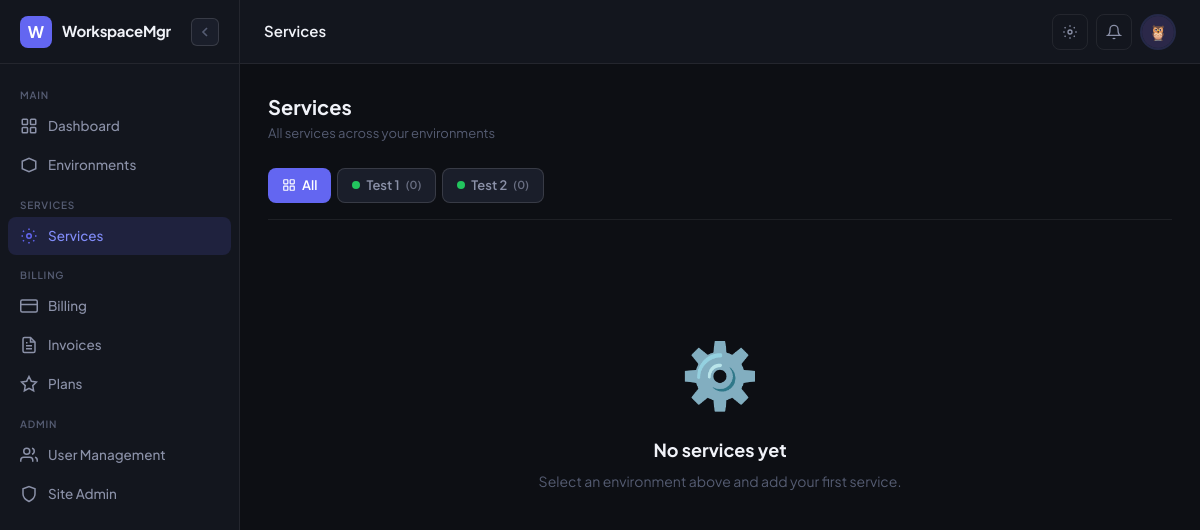
The app's page /services/ (signed in), older data.
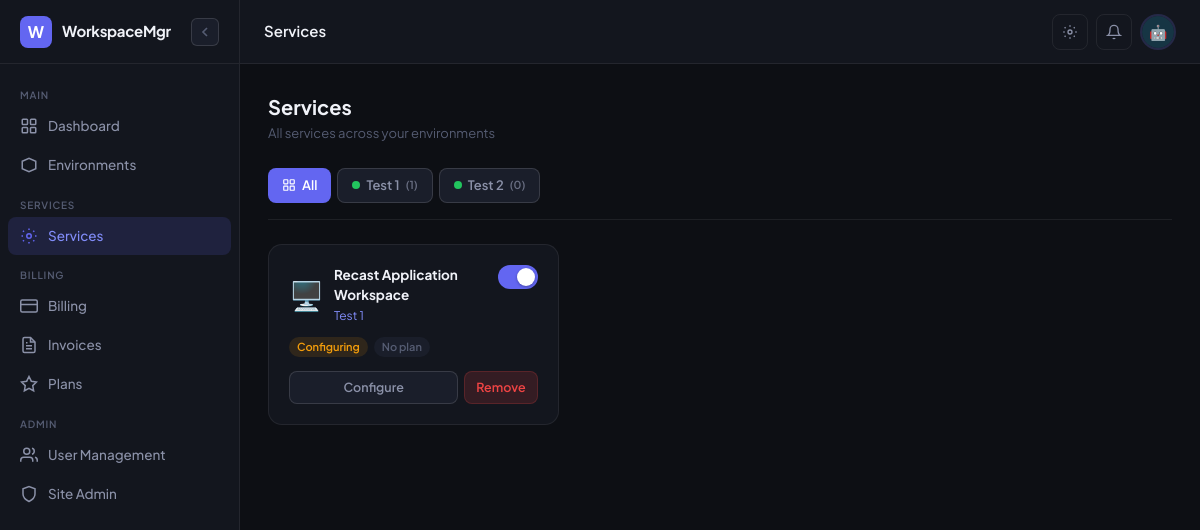
The same page, newer data.
### apps/accounts/models.py (models this page shows, shortened)
class User(AbstractUser):
    username = None
    email = models.EmailField(unique=True)
    role = models.CharField(max_length=20, choices=ROLE_CHOICES, default='env_admin')
    avatar = models.CharField(max_length=20, choices=AVATAR_CHOICES, default='avatar_1')
    phone = models.CharField(max_length=30, blank=True)
    job_title = models.CharField(max_length=100, blank=True)
    is_onboarded = models.BooleanField(default=False)
    created_at = models.DateTimeField(auto_now_add=True)
    updated_at = models.DateTimeField(auto_now=True)
    objects = UserManager()
    USERNAME_FIELD = 'email'
    REQUIRED_FIELDS = []
    class Meta:
        verbose_name = 'User'
        verbose_name_plural = 'Users'
    @property
    def display_name(self):
        return self.get_full_name() or self.email.split('@')[0]
    @property
    def is_superadmin(self):
        return self.role == 'superadmin' or self.is_superuser
    @property
    def is_env_admin(self):
        return self.role in ('superadmin', 'env_admin') or self.is_superuser
    @property
    def avatar_url(self):
        return f'/static/img/avatars/{self.avatar}.svg'

### apps/environments/models.py (models this page shows, shortened)
class Environment(models.Model):
    STATUS_CHOICES = [
        ('active', 'Active'),
        ('inactive', 'Inactive'),
        ('provisioning', 'Provisioning'),
    ]
    owner = models.ForeignKey(
        settings.AUTH_USER_MODEL,
        on_delete=models.CASCADE,
        related_name='environments',
    )
    name = models.CharField(max_length=200)
    description = models.TextField(blank=True)
    slug = models.SlugField(unique=True)
    status = models.CharField(max_length=20, choices=STATUS_CHOICES, default='active')
    azure_tenant_id = models.CharField(max_length=100, blank=True)
    created_at = models.DateTimeField(auto_now_add=True)
    updated_at = models.DateTimeField(auto_now=True)
    class Meta:
        ordering = ['-created_at']

### apps/services/models.py (models this page shows, shortened)
class Service(models.Model):
    STATUS_CHOICES = [
        ('active', 'Active'),
        ('inactive', 'Inactive'),
        ('configuring', 'Configuring'),
        ('error', 'Error'),
    ]
    environment = models.ForeignKey(Environment, on_delete=models.CASCADE, related_name='services')
    service_type = models.CharField(max_length=30, choices=SERVICE_TYPE_CHOICES)
    name = models.CharField(
        max_length=200,
        blank=True,
        help_text='Optional display name. Defaults to the service type name if left blank.'
    )
    status = models.CharField(max_length=20, choices=STATUS_CHOICES, default='configuring')
    enabled = models.BooleanField(default=False)
    is_connected = models.BooleanField(default=False)
    created_at = models.DateTimeField(auto_now_add=True)
    updated_at = models.DateTimeField(auto_now=True)
    class Meta:
        ordering = ['environment', 'service_type', 'name']
    @property
    def icon(self):
        icons = {
            'recast_workspace': '🖥️',
            'recast_user_license': '👤',
            'windows_365': '☁️',
            'intune': '🛡️',
        }
        return icons.get(self.service_type, '⚙️')

### apps/services/views.py (the view)
# urls.py: path('', views.service_list, name='list'),
@login_required
def service_list(request):
    environments = Environment.objects.filter(owner=request.user)
    selected_env_id = request.GET.get('env')
    selected_env = None
    if selected_env_id:
        selected_env = get_object_or_404(Environment, pk=selected_env_id, owner=request.user)
        services = Service.objects.filter(environment=selected_env).select_related('environment')
    else:
        services = Service.objects.filter(environment__owner=request.user).select_related('environment')
    return render(request, 'services/list.html', {
        'environments': environments,
        'selected_env': selected_env,
        'services': services,
    })

### apps/core/context_processors.py (called while the page is built)
def sidebar_context(request):
    if request.user.is_authenticated:
        environments = Environment.objects.filter(owner=request.user)[:10]
        return {'sidebar_environments': environments}
    return {}

### templates/services/list.html (shortened to what the changed rows need)
{% extends "base.html" %}
{% block page_title %}Services{% endblock %}
{% block content %}
<div class="page-header">
  <div>
    <div class="page-title">Services</div>
    <div class="page-subtitle">
      {% if selected_env %}Services in <strong>{{ selected_env.name }}</strong>{% else %}All services across your environments{% endif %}
    </div>
  </div>
</div>
{% if environments %}
<div style="display:flex;gap:6px;flex-wrap:wrap;margin-bottom:24px;padding-bottom:16px;border-bottom:1px solid var(--border);">
  <a href="{% url 'services:list' %}"
     style="display:inline-flex;align-items:center;gap:6px;padding:7px 14px;border-radius:8px;font-size:13px;font-weight:600;text-decoration:none;transition:all 0.15s;
            {% if not selected_env %}background:var(--accent);color:white;{% else %}background:var(--bg-raised);color:var(--text-secondary);border:1px solid var(--border-strong);{% endif %}">
    <svg width="14" height="14" fill="none" viewBox="0 0 24 24" stroke="currentColor" stroke-width="2"><rect x="3" y="3" width="7" height="7" rx="1"/><rect x="14" y="3" width="7" height="7" rx="1"/><rect x="3" y="14" width="7" height="7" rx="1"/><rect x="14" y="14" width="7" height="7" rx="1"/></svg>
    All
  </a>
  {% for env in environments %}
  <a href="{% url 'services:list' %}?env={{ env.pk }}"
     style="display:inline-flex;align-items:center;gap:6px;padding:7px 14px;border-radius:8px;font-size:13px;font-weight:600;text-decoration:none;transition:all 0.15s;
            {% if selected_env.pk == env.pk %}background:var(--accent);color:white;{% else %}background:var(--bg-raised);color:var(--text-secondary);border:1px solid var(--border-strong);{% endif %}">
    <span style="width:8px;height:8px;border-radius:50%;background:{% if env.status == 'active' %}var(--success){% else %}var(--text-muted){% endif %};flex-shrink:0;"></span>
    {{ env.name }}
    <span style="font-size:11px;opacity:0.7;">({{ env.services.count }})</span>
  </a>
  {% endfor %}
</div>
{% endif %}
{% if services %}
<div style="display:grid;grid-template-columns:repeat(auto-fill,minmax(280px,1fr));gap:16px;">
  {% for service in services %}
  <div class="card">
    <div style="display:flex;align-items:flex-start;justify-content:space-between;margin-bottom:12px;">
      <div style="display:flex;align-items:center;gap:10px;">
        <div style="font-size:28px;line-height:1;">{{ service.icon }}</div>
        <div>
          <div style="font-size:13.5px;font-weight:700;color:var(--text-primary);">{{ service.get_service_type_display }}</div>
          <div style="font-size:12px;color:var(--text-muted);margin-top:1px;">
            <a href="{% url 'environments:detail' service.environment.pk %}" style="color:var(--accent-light);text-decoration:none;">{{ service.environment.name }}</a>
          </div>
        </div>
      </div>
      <form method="post" action="{% url 'services:toggle' service.pk %}">
        <button type="submit" title="{% if service.enabled %}Disable{% else %}Enable{% endif %}"
          style="width:40px;height:24px;border-radius:12px;border:none;cursor:pointer;position:relative;transition:all 0.2s;
                 background:{% if service.enabled %}var(--accent){% else %}var(--bg-raised);border:1px solid var(--border-strong){% endif %};">
          <div style="position:absolute;top:3px;{% if service.enabled %}right:3px{% else %}left:3px{% endif %};width:18px;height:18px;border-radius:50%;background:white;transition:all 0.2s;box-shadow:0 1px 3px rgba(0,0,0,0.3);"></div>
        </button>
      </form>
    </div>
    <div style="display:flex;gap:6px;align-items:center;margin-bottom:14px;">
      <span class="badge {% if service.status == 'active' %}badge-green{% elif service.status == 'error' %}badge-red{% elif service.status == 'configuring' %}badge-yellow{% else %}badge-gray{% endif %}">
        {{ service.get_status_display }}
      </span>
      {% if service.subscriptions.exists %}
      <span class="badge badge-blue">● Subscribed</span>
      {% else %}
      <span class="badge badge-gray">No plan</span>
      {% endif %}
    </div>
    <div style="display:flex;gap:6px;">
      <a href="{% url 'services:configure' service.pk %}" class="btn btn-secondary btn-sm" style="flex:1;justify-content:center;">Configure</a>
      <a href="{% url 'services:delete' service.pk %}" class="btn btn-danger btn-sm">Remove</a>
    </div>
  </div>
  {% endfor %}
</div>
{% else %}
<div style="text-align:center;padding:80px 0;">
  <div style="font-size:64px;margin-bottom:16px;">⚙️</div>
  {% if selected_env %}
  <div style="font-size:18px;font-weight:700;margin-bottom:8px;">No services in {{ selected_env.name }}</div>
  <div style="font-size:14px;color:var(--text-muted);margin-bottom:24px;">Add a service to get started.</div>
  <a href="{% url 'services:enable' selected_env.pk %}" class="btn btn-primary">Add Service</a>
  {% elif environments %}
  <div style="font-size:18px;font-weight:700;margin-bottom:8px;">No services yet</div>
  <div style="font-size:14px;color:var(--text-muted);margin-bottom:24px;">Select an environment above and add your first service.</div>
  {% endif %}
</div>
{% endif %}
{% endblock %}

### templates/base.html (shortened to what the changed rows need)
<!DOCTYPE html>
<html lang="en" data-theme="dark">
<head>
  <script src="https://cdn.tailwindcss.com"></script>
</head>
<body>
{% if user.is_authenticated %}
<aside id="sidebar">
  <div class="sidebar-logo">
    <div class="logo-mark">W</div>
    <span class="sidebar-logo-text">WorkspaceMgr</span>
    <button class="sidebar-collapse-btn" onclick="toggleSidebar()" title="Toggle sidebar">
      <svg id="collapse-icon-expand" width="16" height="16" fill="none" viewBox="0 0 24 24" stroke="currentColor" stroke-width="2.5">
        <path d="M15 18l-6-6 6-6"/>
      </svg>
    </button>
  </div>
  <nav class="sidebar-nav">
    <div class="sidebar-section-label">Main</div>
    <a href="{% url 'core:dashboard' %}" class="nav-item {% if request.resolver_match.url_name == 'dashboard' %}active{% endif %}">
      <svg class="nav-icon" fill="none" viewBox="0 0 24 24" stroke="currentColor" stroke-width="2"><rect x="3" y="3" width="7" height="7" rx="1"/><rect x="14" y="3" width="7" height="7" rx="1"/><rect x="3" y="14" width="7" height="7" rx="1"/><rect x="14" y="14" width="7" height="7" rx="1"/></svg>
      <span class="sidebar-label">Dashboard</span>
    </a>
    <a href="{% url 'environments:list' %}" class="nav-item {% if 'environments' in request.path %}active{% endif %}">
      <svg class="nav-icon" fill="none" viewBox="0 0 24 24" stroke="currentColor" stroke-width="2"><path d="M3 7l9-4 9 4v10l-9 4-9-4V7z"/></svg>
      <span class="sidebar-label">Environments</span>
    </a>
    <div class="sidebar-section-label">Services</div>
    <a href="{% url 'services:list' %}" class="nav-item {% if 'services' in request.path %}active{% endif %}">
      <svg class="nav-icon" fill="none" viewBox="0 0 24 24" stroke="currentColor" stroke-width="2"><circle cx="12" cy="12" r="3"/><path d="M19.07 4.93l-1.41 1.41M5.34 17.66l-1.41 1.41M19.07 19.07l-1.41-1.41M5.34 6.34L3.93 4.93M20 12h2M2 12h2M12 20v2M12 2v2"/></svg>
      <span class="sidebar-label">Services</span>
    </a>
    <div class="sidebar-section-label">Billing</div>
    <a href="{% url 'billing:overview' %}" class="nav-item {% if request.path == '/billing/' %}active{% endif %}">
      <svg class="nav-icon" fill="none" viewBox="0 0 24 24" stroke="currentColor" stroke-width="2"><rect x="1" y="4" width="22" height="16" rx="2"/><line x1="1" y1="10" x2="23" y2="10"/></svg>
      <span class="sidebar-label">Billing</span>
    </a>
    <a href="{% url 'billing:invoice_list' %}" class="nav-item {% if 'invoices' in request.path %}active{% endif %}">
      <svg class="nav-icon" fill="none" viewBox="0 0 24 24" stroke="currentColor" stroke-width="2"><path d="M14 2H6a2 2 0 00-2 2v16a2 2 0 002 2h12a2 2 0 002-2V8z"/><polyline points="14 2 14 8 20 8"/><line x1="16" y1="13" x2="8" y2="13"/><line x1="16" y1="17" x2="8" y2="17"/><polyline points="10 9 9 9 8 9"/></svg>
      <span class="sidebar-label">Invoices</span>
    </a>
    <a href="{% url 'billing:plan_list' %}" class="nav-item {% if 'plans' in request.path %}active{% endif %}">
      <svg class="nav-icon" fill="none" viewBox="0 0 24 24" stroke="currentColor" stroke-width="2"><polygon points="12 2 15.09 8.26 22 9.27 17 14.14 18.18 21.02 12 17.77 5.82 21.02 7 14.14 2 9.27 8.91 8.26 12 2"/></svg>
      <span class="sidebar-label">Plans</span>
    </a>
    {% if user.is_env_admin %}
    <div class="sidebar-section-label">Admin</div>
    <a href="{% url 'users:user_list' %}" class="nav-item {% if 'users' in request.path and 'profile' not in request.path %}active{% endif %}">
      <svg class="nav-icon" fill="none" viewBox="0 0 24 24" stroke="currentColor" stroke-width="2"><path d="M17 21v-2a4 4 0 00-4-4H5a4 4 0 00-4 4v2"/><circle cx="9" cy="7" r="4"/><path d="M23 21v-2a4 4 0 00-3-3.87"/><path d="M16 3.13a4 4 0 010 7.75"/></svg>
      <span class="sidebar-label">User Management</span>
    </a>
    {% endif %}
    {% if user.is_superadmin %}
    <a href="/admin/" class="nav-item">
      <svg class="nav-icon" fill="none" viewBox="0 0 24 24" stroke="currentColor" stroke-width="2"><path d="M12 22s8-4 8-10V5l-8-3-8 3v7c0 6 8 10 8 10z"/></svg>
      <span class="sidebar-label">Site Admin</span>
    </a>
    {% endif %}
  </nav>
</aside>
<div id="main-wrap">
  <header id="topbar">
    <div class="topbar-title">{% block page_title %}Dashboard{% endblock %}</div>
    <div class="topbar-actions">
      <button class="icon-btn" onclick="openThemePanel()" title="Theme settings">
        <svg width="16" height="16" fill="none" viewBox="0 0 24 24" stroke="currentColor" stroke-width="2">
          <circle cx="12" cy="12" r="3"/><path d="M19.07 4.93l-1.41 1.41M5.34 17.66l-1.41 1.41M19.07 19.07l-1.41-1.41M5.34 6.34L3.93 4.93M20 12h2M2 12h2M12 20v2M12 2v2"/>
        </svg>
      </button>
      <button class="icon-btn" title="Notifications">
        <svg width="16" height="16" fill="none" viewBox="0 0 24 24" stroke="currentColor" stroke-width="2">
          <path d="M18 8A6 6 0 006 8c0 7-3 9-3 9h18s-3-2-3-9"/><path d="M13.73 21a2 2 0 01-3.46 0"/>
        </svg>
      </button>
      <div class="dropdown">
        <button class="avatar-btn" onclick="toggleDropdown(this)">
          <img src="{{ user.avatar_url }}" alt="{{ user.display_name }}"
            onerror="this.style.display='none';this.parentElement.innerHTML='<span style=\'font-size:14px;font-weight:700;color:var(--accent)\'>{{ user.display_name|first|upper }}</span>'">
        </button>
      </div>
    </div>
  </header>
  <main id="page-content">
    {% block content %}{% endblock %}
  </main>
</div>
{% endif %}
</body>
</html>

Row changes from the older to the newer data that the page shows:
changed User: avatar_url: a different picture
computed for Environment "Test 1": services.count "0" → "1"
added Service: icon "🖥️", service_type "Recast Application Workspace", environment.name "Test 1", enabled True (drawn), status "Configuring", shows "No plan"
Text that changed along with them:
text no longer shown: "⚙️ No services yet Select an environment above and add your first service."
